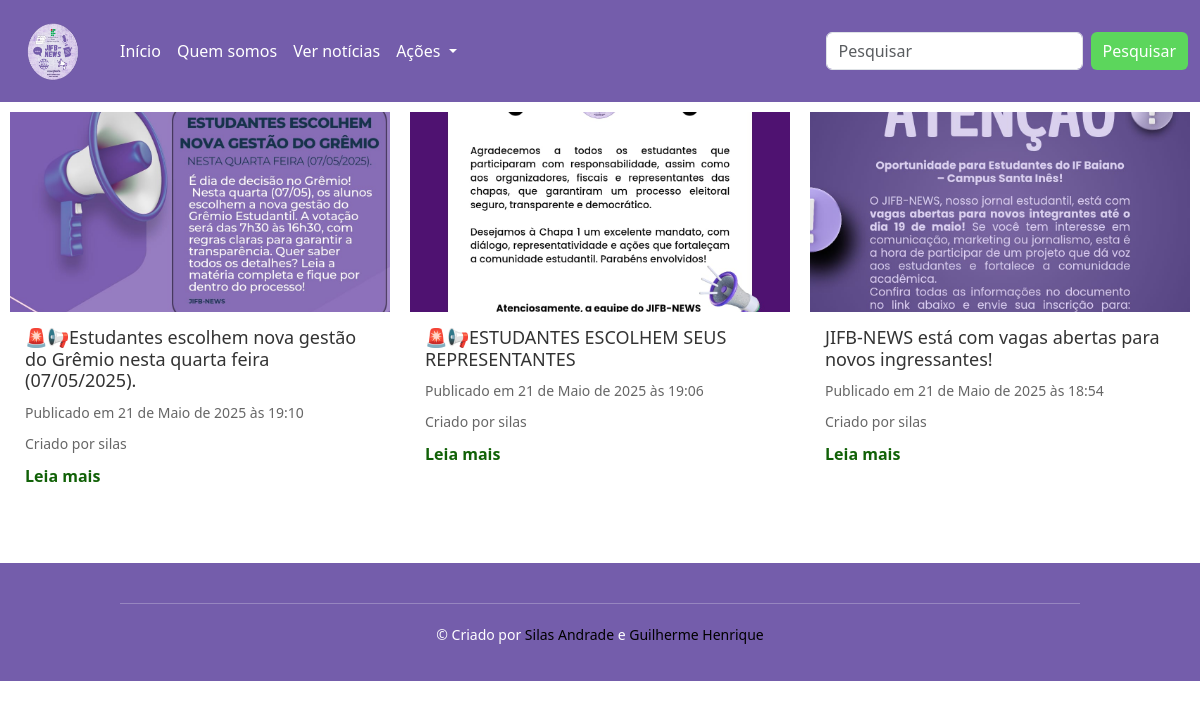
The page /noticia/feed/ on the database as committed earlier.
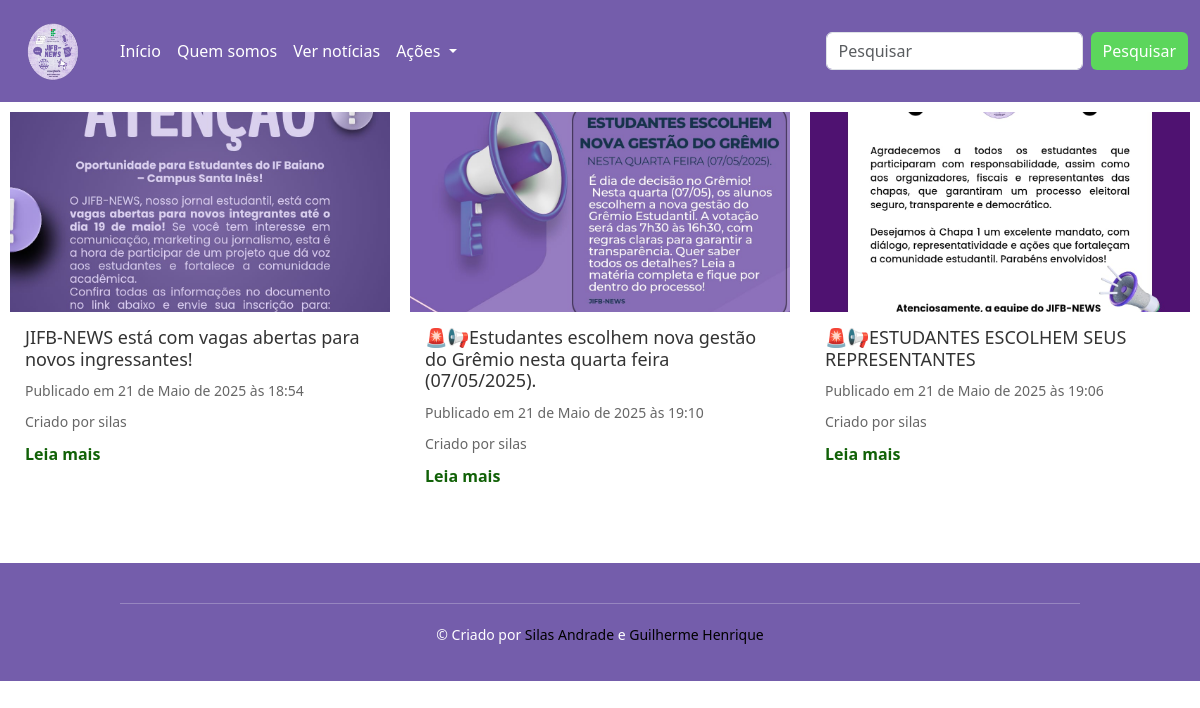
The same page on the database as committed later.
### news/models.py (models this page shows, shortened)
class Noticia(models.Model):
    autor = models.ForeignKey(User, on_delete=models.CASCADE)
    título = models.CharField(max_length=500)
    corpo = models.FileField(upload_to="uploads/noticias/noticias/%Y/%m/%d")
    capa_noticia = models.ImageField(upload_to="uploads/noticias/CAPAS/%Y/%m/%d")
    visivel = models.BooleanField(default=True)
    updated = models.DateTimeField(auto_now=True)
    created = models.DateTimeField(auto_now_add=True)

### news/views.py (the view)
# urls.py: path('noticia/<str:pk>/', NoticiaPage, name='noticia'),
def NoticiaPage(request, pk):
    if pk.isnumeric():
        noticia = get_object_or_404(Noticia, id=pk)
        arquivos = ArquivoNaNoticia.objects.filter(noticia=noticia)
        comentarios = ComentarioNaNoticia.objects.filter(noticia=noticia).order_by('-data')
        if noticia.visivel or ( not noticia.visivel and request.user.is_staff):
            conteudo_html = noticia.corpo
            perfil = Perfil.objects.get(user=request.user) if request.user.is_authenticated else None
            if request.method == 'POST' and request.user.is_authenticated:
                if not perfil.pode_comentar:
                    return HttpResponse('<h1>Você está proibido de comentar</h1>')
                if 'pai' in request.POST and request.POST.get('pai'):  # É resposta
                    form = RespostaForm(request.POST)
                else:
                    form = ComentarioForm(request.POST)
                if form.is_valid():
                    comentario = form.save(commit=False)
                    comentario.autor = perfil
                    comentario.noticia = noticia
                    comentario.save()
                    return redirect('noticia', pk=pk)
            context = {
                'conteudo_html':conteudo_html,
                'noticia': noticia,
                'arquivos': arquivos,
                'comentarios': comentarios,
                'comentario_form': ComentarioForm(),
                'resposta_form': RespostaForm(),
                'minha_foto_de_perfil': perfil.foto_de_perfil if perfil else None,
                'perfil': perfil,
                'numero_de_comentarios': len(comentarios)
            }
            if not noticia.visivel:
                context['aviso'] = "Essa notícia não está visível para os usuários"
            return render(request, "news/noticia_page.html", context)
        else:
            return redirect('feed')
    elif pk == 'feed':
        noticias = Noticia.objects.all().order_by('-updated')
        perfil = Perfil.objects.get(user=request.user) if request.user.is_authenticated else None
        return render(request, "news/feed.html", {
            'noticias': noticias,
            'minha_foto_de_perfil': perfil.foto_de_perfil if perfil else None
        })
    else:
        return redirect('feed')

### templates/news/feed.html (shortened to what this page needs)
{% extends "main.html" %}
{% load static %}
{% block extra_css %}
    <link rel="stylesheet" href="{% static 'CSS/news/noticias.css' %}">
{% endblock %}
{% block content %}
    <div class="page-container">
        <div class="content-wrap">
            <section class="noticias">
                <div class="noticias-container">
                    {% for noticia in noticias %}
                        {% if noticia.visivel == True %}
                            <div class="noticia-card">
                                <a href="{% url 'noticia' noticia.id %}">
                                    <img src="{{ noticia.capa_noticia.url }}" alt="Notícia {{ noticia.id }}">
                                </a>
                                <div class="noticia-card-content">
                                    <h3>{{noticia.título}}</h3>
                                    <p>Publicado em {{noticia.created}}</p>
                                    <p>Criado por {{noticia.autor}}</p>
                                    <a href="{% url 'noticia' noticia.id %}" class="noticia-leia">Leia mais</a>
                                </div>
                            </div>
                        {% endif %}
                    {% endfor%}
                </div>
            </section>
        </div>
    </div>
{% endblock %}

Rows that differ between the two databases and show on the page:
changed Noticia "JIFB-NEWS está com vagas abertas para novos ingressantes!": moves up the list
